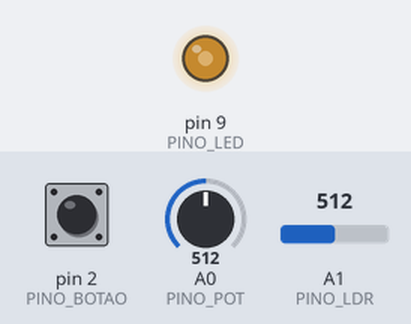
Simulated run of this sketch. Board: Arduino Uno, built with avr-gcc and run on an emulated ATmega328P. On the bench: output pins drawn as LEDs (lit = HIGH). The test bench sets the inputs (shaded band); at power-on: A0 (PINO_POT) = 512, pin 2 (PINO_BOTAO) HIGH, A1 (PINO_LDR) = 512.

Above: at 1.2 s.
1.3 s: A0 (PINO_POT) set to 716
At 2.2 s:
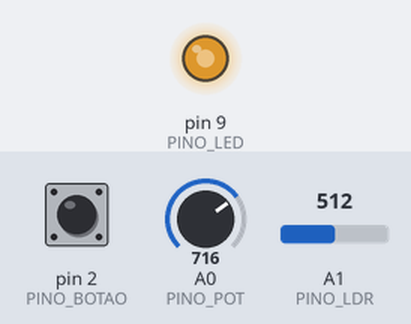
2.8 s: pin 2 (PINO_BOTAO) pulled LOW for 0.15 s
At 3.1 s:
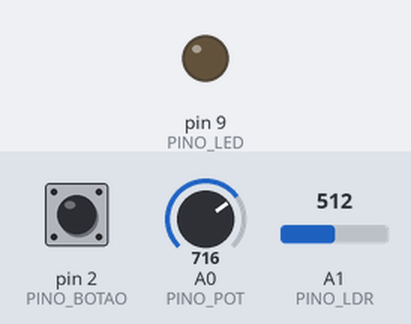
4.4 s: pin 2 (PINO_BOTAO) pulled LOW for 1 s
At 4.7 s:
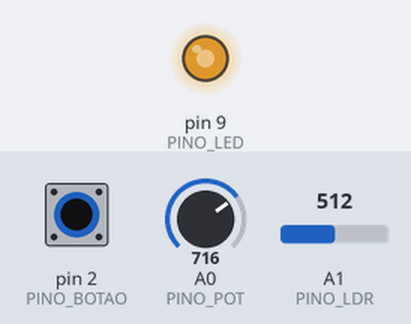
6.9 s: A0 (PINO_POT) set to 900
At 7.9 s:
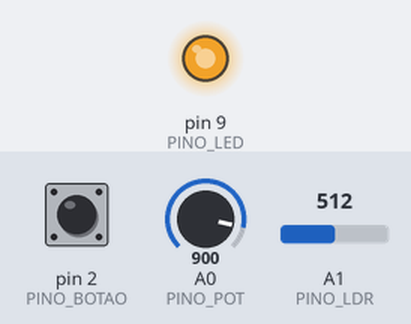
8.4 s: A0 (PINO_POT) set to 122
At 8.8 s:
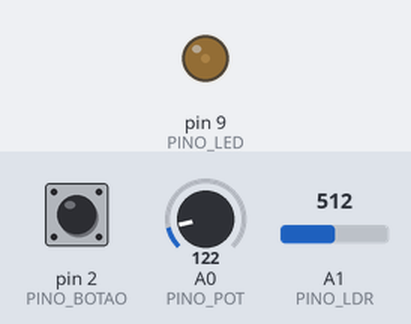
9.9 s: A0 (PINO_POT) set to 0
At 10.9 s:
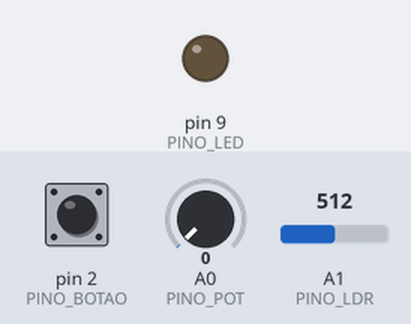
Timing chart, 0 to 12.4 s (numbered marks = the images above; inputs shaded):
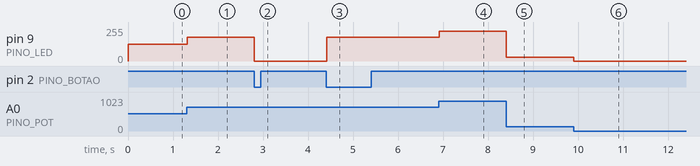

Measured:
- after the input at 1.3 s, pin 9 (PINO_LED): 127/255 → 178/255 at once
- after the input at 2.8 s, pin 9 (PINO_LED): 178/255 → 0/255 at once
- after the input at 4.4 s, pin 9 (PINO_LED): 0/255 → 178/255 at once
- after the input at 6.9 s, pin 9 (PINO_LED): 178/255 → 224/255 at once
- after the input at 8.4 s, pin 9 (PINO_LED): 224/255 → 30/255 at once
- after the input at 9.9 s, pin 9 (PINO_LED): 30/255 → 0/255 at once

The sketch:

Led_2_modos.ino
```cpp
const int PINO_BOTAO = 2;
const int PINO_LED   = 9;
const int PINO_POT   = A0;
const int PINO_LDR   = A1;

int modoOperacao = 0;
int ultimoEstadoBotao = HIGH;
unsigned long ultimoDebounce = 0;
const unsigned long tempoDebounce = 200;

const int LIMIAR_ESCURO = 400;

void setup() {
  pinMode(PINO_LED, OUTPUT);
  pinMode(PINO_BOTAO, INPUT_PULLUP);
}

void loop() {
  int leituraBotao = digitalRead(PINO_BOTAO);

  if (leituraBotao == LOW && ultimoEstadoBotao == HIGH && (millis() - ultimoDebounce > tempoDebounce)) {
    modoOperacao = !modoOperacao;
    ultimoDebounce = millis();
  }
  ultimoEstadoBotao = leituraBotao;

  if (modoOperacao == 0) {
    int valorPot = analogRead(PINO_POT);
    int brilhoLed = map(valorPot, 0, 1023, 0, 255);
    analogWrite(PINO_LED, brilhoLed);
  }
  else {
    int valorLdr = analogRead(PINO_LDR);

    if (valorLdr < LIMIAR_ESCURO) {
      analogWrite(PINO_LED, 255);
    } else {
      analogWrite(PINO_LED, 0);
    }
  }

  delay(20);
}
```
